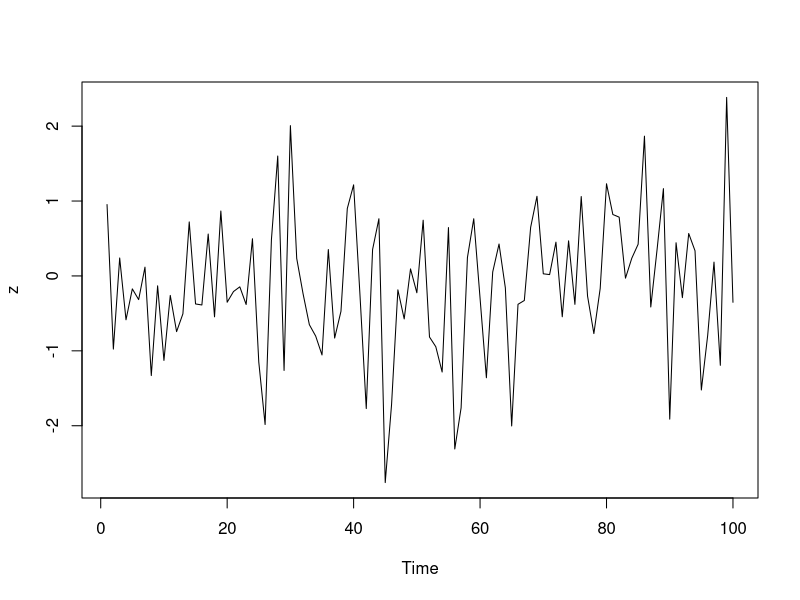

The R source for this figure:
## ---- chunk 1
knitr::opts_chunk$set(
  collapse = TRUE,
  comment = "#>",
  fig.path = "man/figures/"
)
library(magrittr)
## ---- chunk 2
f <- . %>% cos %>% sin 
# is equivalent to 
f <- function(.) sin(cos(.)) 
## ---- chunk 3
iris %>%
  subset(Sepal.Length > mean(Sepal.Length)) %$%
  cor(Sepal.Length, Sepal.Width)

data.frame(z = rnorm(100)) %$%
  ts.plot(z)
